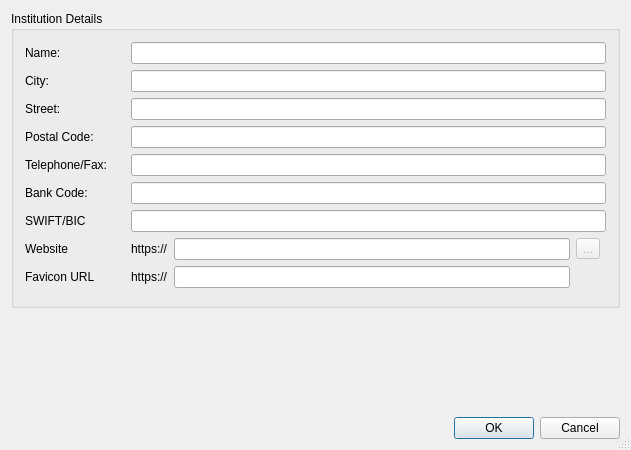
<?xml version="1.0" encoding="UTF-8"?>
<ui version="4.0">
 <class>KNewInstitutionDlg</class>
 <widget class="QDialog" name="KNewInstitutionDlg">
  <property name="geometry">
   <rect>
    <x>0</x>
    <y>0</y>
    <width>631</width>
    <height>450</height>
   </rect>
  </property>
  <property name="windowTitle">
   <string>New Institution Dialog</string>
  </property>
  <property name="sizeGripEnabled">
   <bool>true</bool>
  </property>
  <layout class="QVBoxLayout" name="verticalLayout">
   <item>
    <widget class="QGroupBox" name="GroupBox1">
     <property name="enabled">
      <bool>true</bool>
     </property>
     <property name="title">
      <string>Institution Details</string>
     </property>
     <layout class="QGridLayout" name="gridLayout">
      <item row="6" column="1" colspan="4">
       <widget class="KLineEdit" name="bicEdit">
        <property name="toolTip">
         <string extracomment="Tooltip for 'SWIFT/BIC' field">A Business Identifier Code, also known as SWIFT.</string>
        </property>
       </widget>
      </item>
      <item row="3" column="0">
       <widget class="QLabel" name="TextLabel4">
        <property name="minimumSize">
         <size>
          <width>100</width>
          <height>0</height>
         </size>
        </property>
        <property name="text">
         <string>Postal Code:</string>
        </property>
        <property name="wordWrap">
         <bool>false</bool>
        </property>
       </widget>
      </item>
      <item row="7" column="2">
       <widget class="KLineEdit" name="urlEdit"/>
      </item>
      <item row="7" column="1">
       <widget class="QLabel" name="label_2">
        <property name="text">
         <string>https://</string>
        </property>
       </widget>
      </item>
      <item row="4" column="1" colspan="4">
       <widget class="KLineEdit" name="telephoneEdit"/>
      </item>
      <item row="0" column="0">
       <widget class="QLabel" name="TextLabel1">
        <property name="text">
         <string comment="institution name column">Name:</string>
        </property>
        <property name="wordWrap">
         <bool>false</bool>
        </property>
       </widget>
      </item>
      <item row="7" column="0">
       <widget class="QLabel" name="label">
        <property name="text">
         <string>Website</string>
        </property>
       </widget>
      </item>
      <item row="7" column="3">
       <widget class="QToolButton" name="iconButton">
        <property name="enabled">
         <bool>false</bool>
        </property>
        <property name="text">
         <string>...</string>
        </property>
       </widget>
      </item>
      <item row="6" column="0">
       <widget class="QLabel" name="TextLabel7">
        <property name="minimumSize">
         <size>
          <width>100</width>
          <height>0</height>
         </size>
        </property>
        <property name="text">
         <string>SWIFT/BIC</string>
        </property>
        <property name="wordWrap">
         <bool>false</bool>
        </property>
       </widget>
      </item>
      <item row="3" column="1" colspan="4">
       <widget class="KLineEdit" name="postcodeEdit"/>
      </item>
      <item row="5" column="1" colspan="4">
       <widget class="KLineEdit" name="bankCodeEdit">
        <property name="toolTip">
         <string extracomment="Tooltip for 'Bank Code' field. Include an example of the culture-specific term for 'Bank Code' here, if one is common (https://en.wikipedia.org/wiki/Bank_code).">A bank code assigned to Institution by a central bank, a bank supervisory body or a Bankers Association. Known as 'Routing Number' (US accounts) or a 'Sort Code' (UK accounts).</string>
        </property>
       </widget>
      </item>
      <item row="2" column="0">
       <widget class="QLabel" name="TextLabel3">
        <property name="minimumSize">
         <size>
          <width>100</width>
          <height>0</height>
         </size>
        </property>
        <property name="text">
         <string>Street:</string>
        </property>
        <property name="wordWrap">
         <bool>false</bool>
        </property>
       </widget>
      </item>
      <item row="1" column="1" colspan="4">
       <widget class="KLineEdit" name="cityEdit"/>
      </item>
      <item row="0" column="1" colspan="4">
       <widget class="KLineEdit" name="nameEdit"/>
      </item>
      <item row="2" column="1" colspan="4">
       <widget class="KLineEdit" name="streetEdit"/>
      </item>
      <item row="1" column="0">
       <widget class="QLabel" name="TextLabel2">
        <property name="minimumSize">
         <size>
          <width>100</width>
          <height>0</height>
         </size>
        </property>
        <property name="text">
         <string>City:</string>
        </property>
        <property name="wordWrap">
         <bool>false</bool>
        </property>
       </widget>
      </item>
      <item row="9" column="0" colspan="5">
       <widget class="KMessageWidget" name="messageWidget"/>
      </item>
      <item row="5" column="0">
       <widget class="QLabel" name="TextLabel6">
        <property name="minimumSize">
         <size>
          <width>100</width>
          <height>0</height>
         </size>
        </property>
        <property name="text">
         <string>Bank Code:</string>
        </property>
        <property name="wordWrap">
         <bool>false</bool>
        </property>
       </widget>
      </item>
      <item row="4" column="0">
       <widget class="QLabel" name="TextLabel5">
        <property name="minimumSize">
         <size>
          <width>100</width>
          <height>0</height>
         </size>
        </property>
        <property name="text">
         <string>Telephone/Fax:</string>
        </property>
        <property name="wordWrap">
         <bool>false</bool>
        </property>
       </widget>
      </item>
      <item row="8" column="0">
       <widget class="QLabel" name="label_3">
        <property name="text">
         <string>Favicon URL</string>
        </property>
       </widget>
      </item>
      <item row="8" column="2">
       <widget class="KLineEdit" name="iconUrlEdit">
        <property name="toolTip">
         <string>&lt;html&gt;&lt;head/&gt;&lt;body&gt;&lt;p&gt;If left empty, the icon for the institution will be located at the root of the Website URL entered above with the name &lt;span style=&quot; font-weight:600;&quot;&gt;favicon.ico&lt;/span&gt;. You can override the location here.&lt;/p&gt;&lt;/body&gt;&lt;/html&gt;</string>
        </property>
        <property name="showClearButton" stdset="0">
         <bool>true</bool>
        </property>
       </widget>
      </item>
      <item row="8" column="1">
       <widget class="QLabel" name="label_4">
        <property name="text">
         <string>https://</string>
        </property>
       </widget>
      </item>
     </layout>
    </widget>
   </item>
   <item>
    <spacer name="Spacer30">
     <property name="orientation">
      <enum>Qt::Vertical</enum>
     </property>
     <property name="sizeType">
      <enum>QSizePolicy::Expanding</enum>
     </property>
     <property name="sizeHint" stdset="0">
      <size>
       <width>16</width>
       <height>16</height>
      </size>
     </property>
    </spacer>
   </item>
   <item>
    <widget class="QDialogButtonBox" name="buttonBox">
     <property name="standardButtons">
      <set>QDialogButtonBox::Cancel|QDialogButtonBox::Ok</set>
     </property>
    </widget>
   </item>
  </layout>
 </widget>
 <layoutdefault spacing="6" margin="11"/>
 <customwidgets>
  <customwidget>
   <class>KLineEdit</class>
   <extends>QLineEdit</extends>
   <header>klineedit.h</header>
  </customwidget>
  <customwidget>
   <class>KMessageWidget</class>
   <extends>QFrame</extends>
   <header>kmessagewidget.h</header>
   <container>1</container>
  </customwidget>
 </customwidgets>
 <tabstops>
  <tabstop>nameEdit</tabstop>
  <tabstop>cityEdit</tabstop>
  <tabstop>streetEdit</tabstop>
  <tabstop>postcodeEdit</tabstop>
  <tabstop>telephoneEdit</tabstop>
  <tabstop>bankCodeEdit</tabstop>
  <tabstop>bicEdit</tabstop>
  <tabstop>urlEdit</tabstop>
  <tabstop>iconButton</tabstop>
  <tabstop>buttonBox</tabstop>
 </tabstops>
 <resources/>
 <connections/>
</ui>
